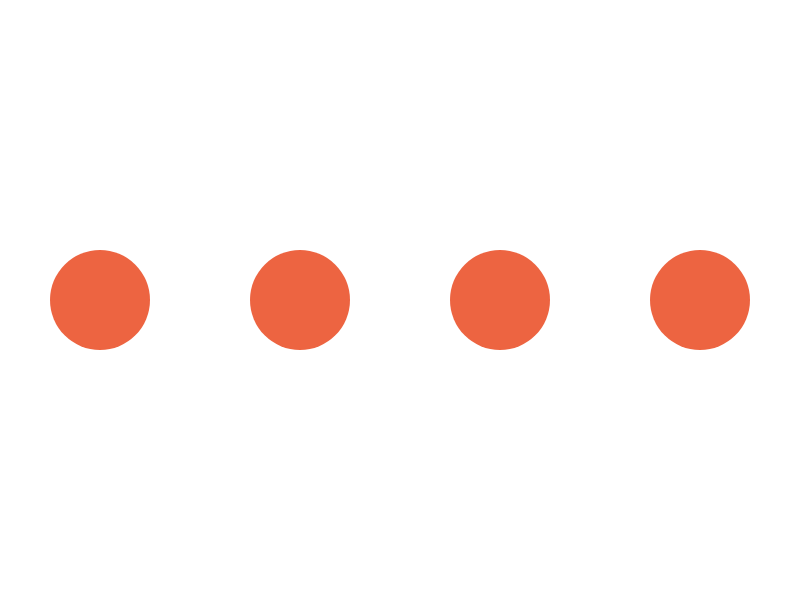
Frame 1 (no input)
Frame 60 (no input): identical to frame 1, image omitted
Frame 120 (the mouse pressed at the canvas centre since frame 60): identical to frame 1, image omitted

The p5.js sketch that drew this single still picture (run headless with seeded random() and noise() and a simulated clock; from frame 60 on, the mouse is pressed at the canvas centre):

// p5.js sketch
// ── sketch.js
let Waterballs = [];

function setup() {
    //createCanvas(screen.width, screen.height);
    createCanvas(screen.width, screen.height);
    //colorMode(HSB, 100);
    int ;n = width/200;
    for (let i = 0; i < n; i++) {
        Waterballs[i] = new Waterball(100 + i * 200, height/2, 100, 0);
    }
    //print(Waterball.ballX, Waterball.ballY);
    print(n);
  }
  
function draw(){
    background(255);
    for (let i = 0; i < Waterballs.length; i++){
        Waterballs[i].show();
    }
}

function mousePressed() {
    for (let i = 0; i < Waterballs.length; i++){
        Waterballs[i].clicked();
    }
}

//waterball attributes
class Waterball {
    constructor(ballX, ballY, ballSize, opaci) {
        this.ballX = ballX;
        this.ballY = ballY;
        this.ballSize = ballSize;
        this.opaci = opaci;
    }

    show() {
        noStroke();
        fill(237, 100, 65);
        ellipse(this.ballX, this.ballY, this.ballSize);
        textSize(16);
        textAlign(CENTER, CENTER);
        fill(0, this.opaci);
        text(this.ballSize, this.ballX, this.ballY);
    }

    clicked() {
        let d = dist(mouseX, mouseY, this.ballX, this.ballY);
        if (d < this.ballSize/2) {
            this.opaci = 360;
        }

    }

    
}
